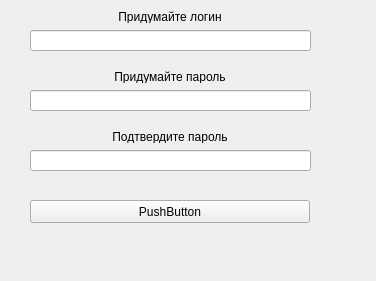
<?xml version="1.0" encoding="UTF-8"?>
<ui version="4.0">
 <class>Form</class>
 <widget class="QWidget" name="Form">
  <property name="geometry">
   <rect>
    <x>0</x>
    <y>0</y>
    <width>376</width>
    <height>281</height>
   </rect>
  </property>
  <property name="windowTitle">
   <string>Form</string>
  </property>
  <widget class="QLineEdit" name="lineEdit">
   <property name="geometry">
    <rect>
     <x>30</x>
     <y>30</y>
     <width>281</width>
     <height>21</height>
    </rect>
   </property>
  </widget>
  <widget class="QLineEdit" name="lineEdit_2">
   <property name="geometry">
    <rect>
     <x>30</x>
     <y>90</y>
     <width>281</width>
     <height>21</height>
    </rect>
   </property>
   <property name="echoMode">
    <enum>QLineEdit::Password</enum>
   </property>
  </widget>
  <widget class="QLineEdit" name="lineEdit_3">
   <property name="geometry">
    <rect>
     <x>30</x>
     <y>150</y>
     <width>281</width>
     <height>21</height>
    </rect>
   </property>
   <property name="echoMode">
    <enum>QLineEdit::Password</enum>
   </property>
  </widget>
  <widget class="QLabel" name="label">
   <property name="geometry">
    <rect>
     <x>30</x>
     <y>10</y>
     <width>280</width>
     <height>13</height>
    </rect>
   </property>
   <property name="text">
    <string>Придумайте логин</string>
   </property>
   <property name="alignment">
    <set>Qt::AlignCenter</set>
   </property>
  </widget>
  <widget class="QLabel" name="label_2">
   <property name="geometry">
    <rect>
     <x>30</x>
     <y>70</y>
     <width>280</width>
     <height>13</height>
    </rect>
   </property>
   <property name="text">
    <string>Придумайте пароль</string>
   </property>
   <property name="alignment">
    <set>Qt::AlignCenter</set>
   </property>
  </widget>
  <widget class="QLabel" name="label_3">
   <property name="geometry">
    <rect>
     <x>30</x>
     <y>130</y>
     <width>280</width>
     <height>13</height>
    </rect>
   </property>
   <property name="text">
    <string>Подтвердите пароль</string>
   </property>
   <property name="alignment">
    <set>Qt::AlignCenter</set>
   </property>
  </widget>
  <widget class="QPushButton" name="pushButton">
   <property name="geometry">
    <rect>
     <x>30</x>
     <y>200</y>
     <width>280</width>
     <height>23</height>
    </rect>
   </property>
   <property name="text">
    <string>PushButton</string>
   </property>
  </widget>
 </widget>
 <resources/>
 <connections/>
</ui>
